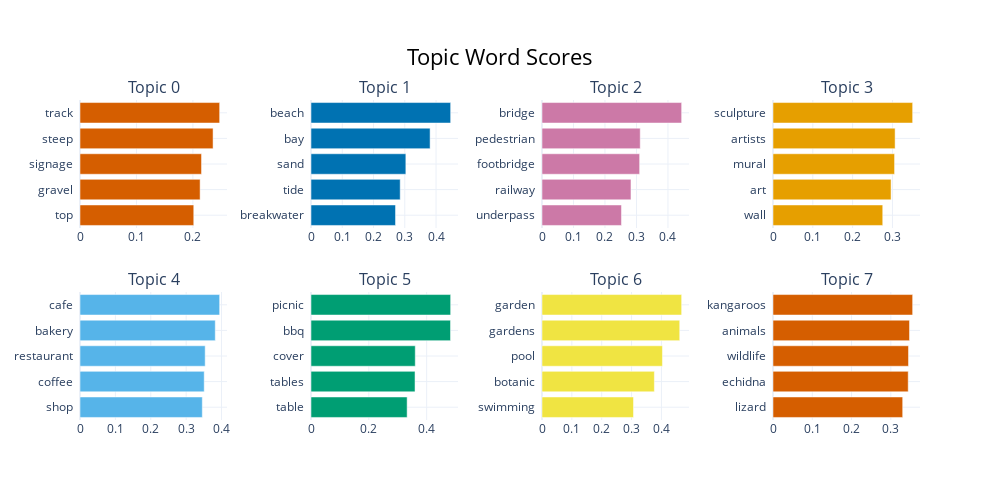

Notebook code for this chart:
### Code cell
fig = topic_model.visualize_barchart()

if not overwrite and os.path.isfile(barchart_html_path):
    logger.info('figure is already saved in HTML and image formats')
else:
    fig.write_html(barchart_html_path)
    fig.write_image(barchart_image_path)
    logger.info(f'figures saved in: \n\t{barchart_html_path}\n\t{barchart_image_path}')

fig

### Figure 1 — Plotly figure (JSON) as saved in the notebook; plotly's stock layout.template omitted (floating-point values rounded to 4 significant figures)
{"data": [{"marker": {"color": "#D55E00"}, "orientation": "h", "type": "bar", "x": [0.2015, 0.2128, 0.2153, 0.2358, 0.2474], "xaxis": "x", "y": ["top  ", "gravel  ", "signage  ", "steep  ", "track  "], "yaxis": "y"}, {"marker": {"color": "#0072B2"}, "orientation": "h", "type": "bar", "x": [0.2703, 0.2853, 0.3034, 0.3809, 0.4467], "xaxis": "x2", "y": ["breakwater  ", "tide  ", "sand  ", "bay  ", "beach  "], "yaxis": "y2"}, {"marker": {"color": "#CC79A7"}, "orientation": "h", "type": "bar", "x": [0.2524, 0.2825, 0.3101, 0.312, 0.4435], "xaxis": "x3", "y": ["underpass  ", "railway  ", "footbridge  ", "pedestrian  ", "bridge  "], "yaxis": "y3"}, {"marker": {"color": "#E69F00"}, "orientation": "h", "type": "bar", "x": [0.2757, 0.2965, 0.3054, 0.3067, 0.3508], "xaxis": "x4", "y": ["wall  ", "art  ", "mural  ", "artists  ", "sculpture  "], "yaxis": "y4"}, {"marker": {"color": "#56B4E9"}, "orientation": "h", "type": "bar", "x": [0.3457, 0.3511, 0.3538, 0.3823, 0.3947], "xaxis": "x5", "y": ["shop  ", "coffee  ", "restaurant  ", "bakery  ", "cafe  "], "yaxis": "y5"}, {"marker": {"color": "#009E73"}, "orientation": "h", "type": "bar", "x": [0.3325, 0.3597, 0.3605, 0.4824, 0.4829], "xaxis": "x6", "y": ["table  ", "tables  ", "cover  ", "bbq  ", "picnic  "], "yaxis": "y6"}, {"marker": {"color": "#F0E442"}, "orientation": "h", "type": "bar", "x": [0.3065, 0.3764, 0.4035, 0.4613, 0.4678], "xaxis": "x7", "y": ["swimming  ", "botanic  ", "pool  ", "gardens  ", "garden  "], "yaxis": "y7"}, {"marker": {"color": "#D55E00"}, "orientation": "h", "type": "bar", "x": [0.3302, 0.3443, 0.345, 0.3476, 0.3556], "xaxis": "x8", "y": ["lizard  ", "echidna  ", "wildlife  ", "animals  ", "kangaroos  "], "yaxis": "y8"}], "layout": {"annotations": [{"font": {"size": 16}, "showarrow": false, "text": "Topic 0", "x": 0.0875, "xanchor": "center", "xref": "paper", "y": 1, "yanchor": "bottom", "yref": "paper"}, {"font": {"size": 16}, "showarrow": false, "text": "Topic 1", "x": 0.3625, "xanchor": "center", "xref": "paper", "y": 1, "yanchor": "bottom", "yref": "paper"}, {"font": {"size": 16}, "showarrow": false, "text": "Topic 2", "x": 0.6375, "xanchor": "center", "xref": "paper", "y": 1, "yanchor": "bottom", "yref": "paper"}, {"font": {"size": 16}, "showarrow": false, "text": "Topic 3", "x": 0.9125, "xanchor": "center", "xref": "paper", "y": 1, "yanchor": "bottom", "yref": "paper"}, {"font": {"size": 16}, "showarrow": false, "text": "Topic 4", "x": 0.0875, "xanchor": "center", "xref": "paper", "y": 0.4, "yanchor": "bottom", "yref": "paper"}, {"font": {"size": 16}, "showarrow": false, "text": "Topic 5", "x": 0.3625, "xanchor": "center", "xref": "paper", "y": 0.4, "yanchor": "bottom", "yref": "paper"}, {"font": {"size": 16}, "showarrow": false, "text": "Topic 6", "x": 0.6375, "xanchor": "center", "xref": "paper", "y": 0.4, "yanchor": "bottom", "yref": "paper"}, {"font": {"size": 16}, "showarrow": false, "text": "Topic 7", "x": 0.9125, "xanchor": "center", "xref": "paper", "y": 0.4, "yanchor": "bottom", "yref": "paper"}], "height": 500, "hoverlabel": {"bgcolor": "white", "font": {"family": "Rockwell", "size": 16}}, "showlegend": false, "title": {"font": {"color": "Black", "size": 22}, "text": "Topic Word Scores", "x": 0.5, "xanchor": "center", "yanchor": "top"}, "width": 1000, "xaxis": {"anchor": "y", "domain": [0, 0.175], "showgrid": true}, "xaxis2": {"anchor": "y2", "domain": [0.275, 0.45], "showgrid": true}, "xaxis3": {"anchor": "y3", "domain": [0.55, 0.725], "showgrid": true}, "xaxis4": {"anchor": "y4", "domain": [0.825, 1], "showgrid": true}, "xaxis5": {"anchor": "y5", "domain": [0, 0.175], "showgrid": true}, "xaxis6": {"anchor": "y6", "domain": [0.275, 0.45], "showgrid": true}, "xaxis7": {"anchor": "y7", "domain": [0.55, 0.725], "showgrid": true}, "xaxis8": {"anchor": "y8", "domain": [0.825, 1], "showgrid": true}, "yaxis": {"anchor": "x", "domain": [0.6, 1], "showgrid": true}, "yaxis2": {"anchor": "x2", "domain": [0.6, 1], "showgrid": true}, "yaxis3": {"anchor": "x3", "domain": [0.6, 1], "showgrid": true}, "yaxis4": {"anchor": "x4", "domain": [0.6, 1], "showgrid": true}, "yaxis5": {"anchor": "x5", "domain": [0, 0.4], "showgrid": true}, "yaxis6": {"anchor": "x6", "domain": [0, 0.4], "showgrid": true}, "yaxis7": {"anchor": "x7", "domain": [0, 0.4], "showgrid": true}, "yaxis8": {"anchor": "x8", "domain": [0, 0.4], "showgrid": true}}}
